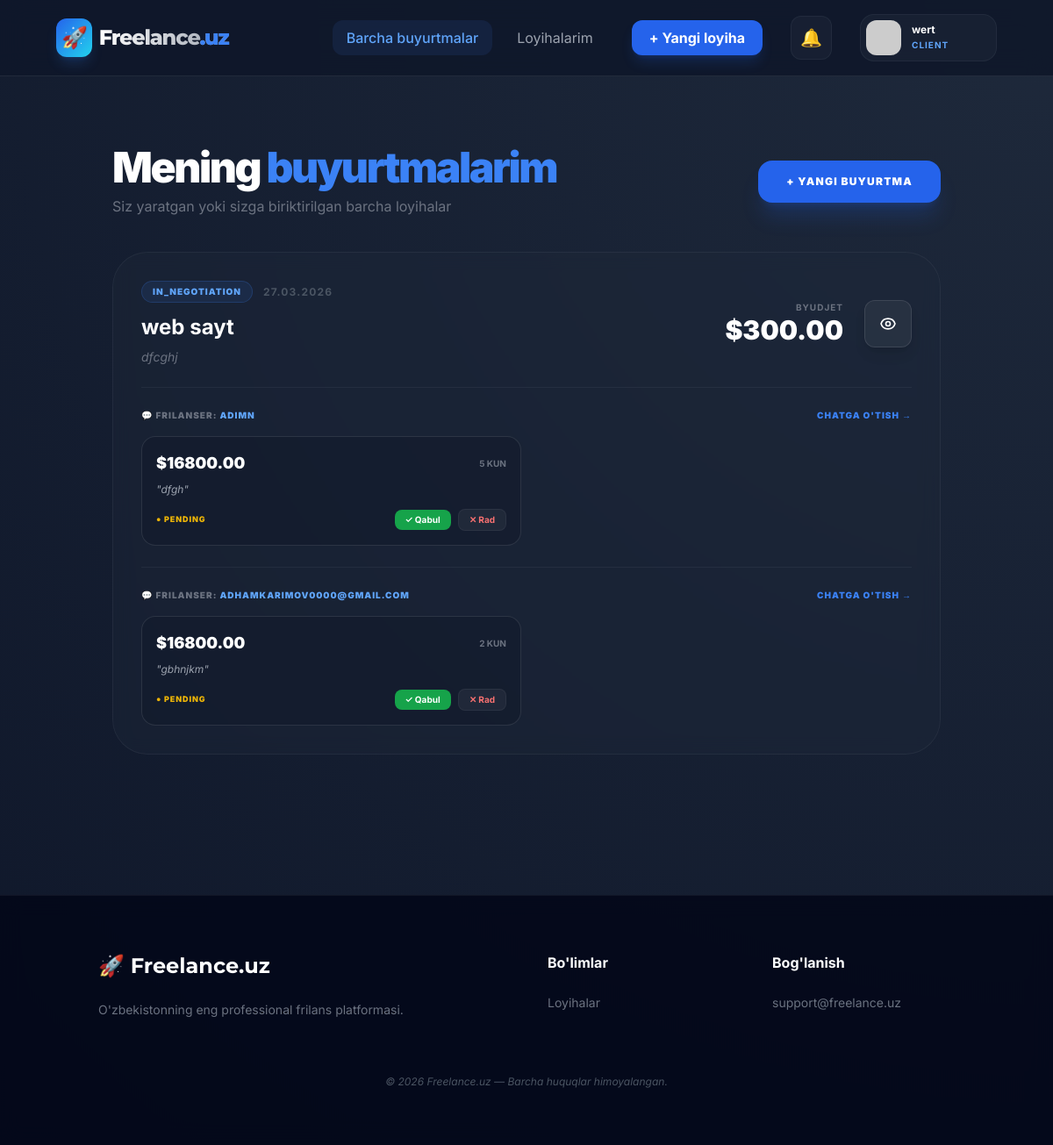
/my-orders/ (signed in), run on an earlier commit of the app's database.
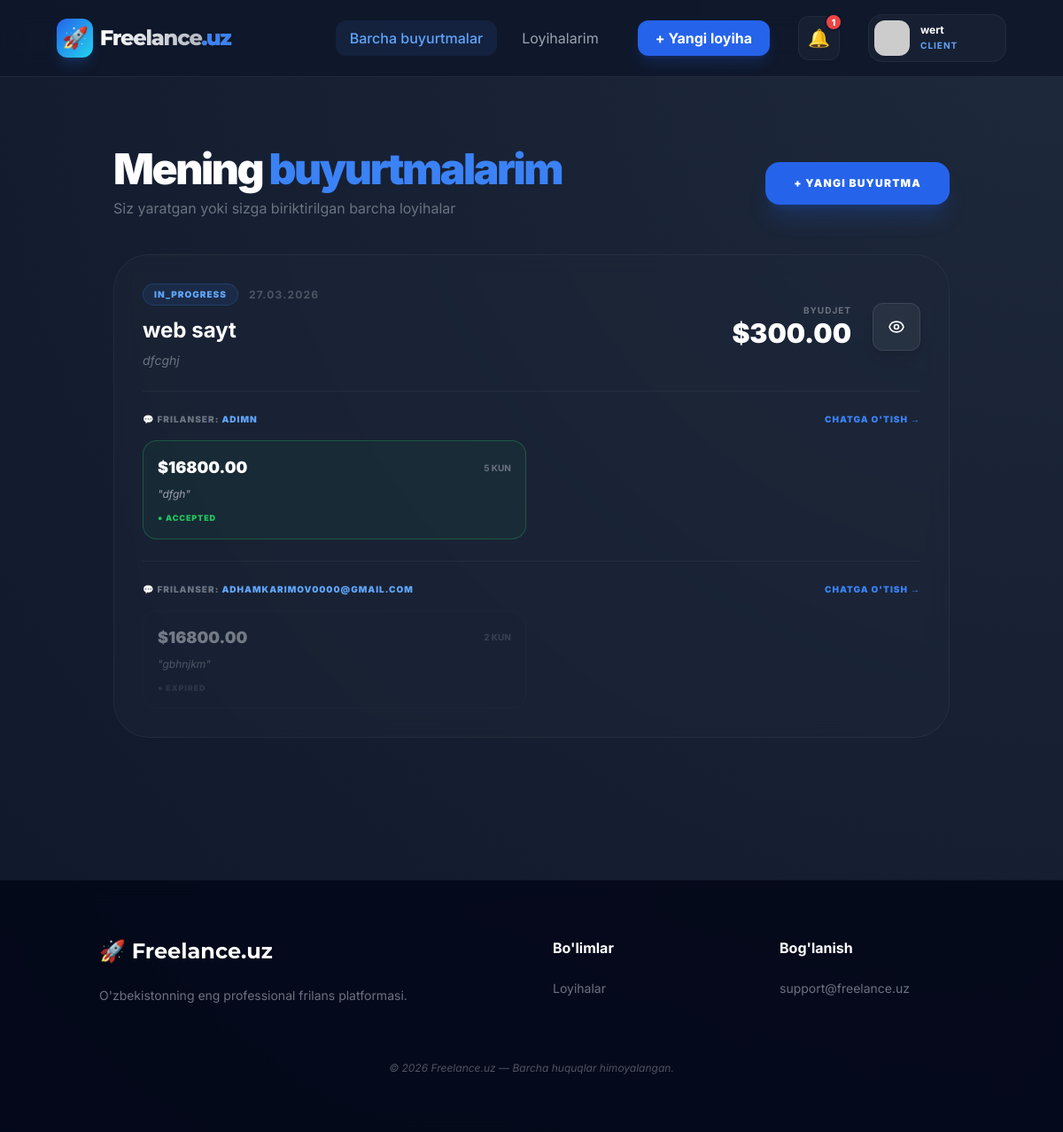
And on a later commit of the database.
### marketplace/models.py (models this page shows, shortened)
class Order(models.Model):
    class Status(models.TextChoices):
        OPEN           = 'OPEN',           'Ochiq'
        IN_NEGOTIATION = 'IN_NEGOTIATION', 'Kelishilmoqda'
        IN_PROGRESS    = 'IN_PROGRESS',    'Jarayonda'
        COMPLETED      = 'COMPLETED',      'Tugatilgan'
        DELAYED        = 'DELAYED',        'Kechikkan'
        CANCELLED      = 'CANCELLED',      'Bekor qilingan'
    client         = models.ForeignKey(
        settings.AUTH_USER_MODEL,
        on_delete=models.CASCADE,
        related_name='orders'
    )
    assigned_freelancer = models.ForeignKey(
        settings.AUTH_USER_MODEL,
        on_delete=models.SET_NULL,
        null=True, blank=True,
        related_name='assigned_orders'
    )
    title          = models.CharField(max_length=255)
    description    = models.TextField()
    initial_budget = models.DecimalField(max_digits=12, decimal_places=2)
    final_price    = models.DecimalField(max_digits=12, decimal_places=2, null=True, blank=True)
    status         = models.CharField(max_length=20, choices=Status.choices, default=Status.OPEN)
    deadline       = models.DateTimeField(null=True, blank=True)
    tags           = models.ManyToManyField(Tag, blank=True, related_name='orders')
    created_at     = models.DateTimeField(auto_now_add=True)
    updated_at     = models.DateTimeField(auto_now=True)
    class Meta:
        ordering = ['-created_at']

### chat/models.py (models this page shows, shortened)
class Offer(models.Model):
    class Status(models.TextChoices):
        PENDING  = 'PENDING',  'Kutilmoqda'
        ACCEPTED = 'ACCEPTED', 'Qabul qilindi'
        REJECTED = 'REJECTED', 'Rad etildi'
        EXPIRED  = 'EXPIRED',  "Muddati o'tgan"
    room           = models.ForeignKey(ChatRoom, on_delete=models.CASCADE, related_name='offers')
    sender         = models.ForeignKey(settings.AUTH_USER_MODEL, on_delete=models.CASCADE, related_name='sent_offers')
    proposed_price = models.DecimalField(max_digits=12, decimal_places=2)
    delivery_days  = models.PositiveIntegerField()
    message        = models.TextField(null=True, blank=True)
    status         = models.CharField(max_length=20, choices=Status.choices, default=Status.PENDING)
    created_at     = models.DateTimeField(auto_now_add=True)
    responded_at   = models.DateTimeField(null=True, blank=True)

### marketplace/views.py (the view)
# urls.py: path('my-orders/', views.MyOrdersView.as_view(), name='my_orders'),
class MyOrdersView(LoginRequiredMixin, View):
    def get(self, request):
        orders = Order.objects.filter(
            client=request.user
        ).prefetch_related(
            'chat_rooms__offers__sender'  # takliflarni oldindan yuklash
        ).order_by('-created_at')
        return render(request, 'marketplace/my_orders.html', {'orders': orders})

### notifications/templatetags/notification_tags.py (called while the page is built)
@register.simple_tag
def get_unread_notifications(user):
    return Notification.objects.filter(user=user, is_read=False).order_by('-created_at')[:10]

@register.simple_tag
def get_unread_count(user):
    return Notification.objects.filter(user=user, is_read=False).count()

### templates/marketplace/my_orders.html (shortened to what the changed rows need)
{% extends 'base.html' %}
{% block content %}
<div class="container mx-auto px-4 py-10 max-w-5xl">
    <div class="mb-10 flex flex-col md:flex-row md:items-center justify-between gap-6">
        <div>
            <h1 class="text-3xl md:text-5xl font-black text-white tracking-tighter">
                Mening <span class="text-blue-500">buyurtmalarim</span>
            </h1>
        </div>
    </div>
    <div class="grid grid-cols-1 gap-6">
        {% for order in orders %}
            <div class="glass-card p-6 md:p-8 rounded-[2.5rem] border border-white/5 hover:border-blue-500/30 transition-all group">
                <div class="flex flex-col lg:flex-row justify-between items-start lg:items-center gap-6">
                    <div class="flex-1">
                        <div class="flex items-center gap-3 mb-3">
                            <span class="px-3 py-1 rounded-full bg-blue-500/10 border border-blue-500/20 text-blue-400 text-[10px] font-black uppercase tracking-widest">
                                {{ order.status }}
                            </span>
                            <span class="text-gray-600 text-xs font-bold uppercase tracking-widest">{{ order.created_at|date:"d.m.Y" }}</span>
                        </div>
                        <h2 class="text-xl md:text-2xl font-bold text-white group-hover:text-blue-400 transition-colors mb-2">
                            {{ order.title }}
                        </h2>
                        <p class="text-gray-500 text-sm line-clamp-2 italic">
                            {{ order.description|truncatewords:20 }}
                        </p>
                    </div>
                    <div class="w-full lg:w-auto flex flex-col md:flex-row items-center gap-6 border-t lg:border-t-0 border-white/5 pt-6 lg:pt-0">
                        <div class="text-center md:text-right">
                            <p class="text-[10px] font-bold text-gray-500 uppercase tracking-widest">Byudjet</p>
                            <span class="text-3xl font-black text-white">${{ order.initial_budget }}</span>
                        </div>
                        <div class="flex items-center gap-2">
                            <a href="{% url 'marketplace:order_detail' order.id %}"
                               class="bg-white/5 border border-white/10 text-white p-4 rounded-xl hover:bg-blue-600 transition-all shadow-lg" title="Batafsil">
                            </a>
                        </div>
                    </div>
                </div>
                {% for room in order.chat_rooms.all %}
                    {% if room.offers.all %}
                    <div class="mt-6 pt-6 border-t border-white/5">
                        <div class="flex items-center justify-between mb-4">
                            <h3 class="text-[10px] font-black text-gray-500 uppercase tracking-widest">
                                💬 Frilanser:
                                <span class="text-blue-400">{{ room.freelancer.get_full_name|default:room.freelancer.username }}</span>
                            </h3>
                            <a href="{% url 'chat:room_detail' room.id %}"
                               class="text-[10px] font-black text-blue-500 hover:text-blue-400 uppercase tracking-widest transition-colors">
                                Chatga o'tish →
                            </a>
                        </div>
                        <div class="grid grid-cols-1 md:grid-cols-2 gap-3">
                            {% for offer in room.offers.all %}
                            <div class="p-4 rounded-2xl border transition-all
                                {% if offer.status == 'ACCEPTED' %}bg-green-500/5 border-green-500/30
                                {% elif offer.status == 'REJECTED' %}bg-red-500/5 border-red-500/20 opacity-60
                                {% elif offer.status == 'EXPIRED' %}bg-white/2 border-white/5 opacity-40
                                {% else %}bg-slate-900/40 border-white/10{% endif %}">
                                <div class="flex justify-between items-center mb-2">
                                    <span class="text-white font-black text-lg">${{ offer.proposed_price }}</span>
                                    <span class="text-gray-500 text-[10px] font-bold uppercase">{{ offer.delivery_days }} kun</span>
                                </div>
                                {% if offer.message %}
                                <p class="text-gray-400 text-xs italic mb-3 line-clamp-2">"{{ offer.message }}"</p>
                                {% endif %}
                                <div class="flex items-center justify-between">
                                    <span class="text-[9px] font-black uppercase tracking-widest
                                        {% if offer.status == 'ACCEPTED' %}text-green-500
                                        {% elif offer.status == 'REJECTED' %}text-red-400
                                        {% elif offer.status == 'EXPIRED' %}text-gray-600
                                        {% else %}text-yellow-500{% endif %}">
                                        ● {{ offer.status }}
                                    </span>
                                    {% if offer.status == 'PENDING' %}
                                    <div class="flex gap-2">
                                        <form method="POST" action="{% url 'chat:accept_offer' offer.id %}">
                                            <button class="bg-green-600 hover:bg-green-500 text-white px-3 py-1 rounded-lg text-[10px] font-bold transition-all">
                                                ✓ Qabul
                                            </button>
                                        </form>
                                        <form method="POST" action="{% url 'chat:reject_offer' offer.id %}">
                                            <button class="bg-white/5 hover:bg-red-500/20 text-red-400 px-3 py-1 rounded-lg text-[10px] font-bold transition-all border border-white/5">
                                                ✕ Rad
                                            </button>
                                        </form>
                                    </div>
                                    {% endif %}
                                </div>
                            </div>
                            {% endfor %}
                        </div>
                    </div>
                    {% endif %}
                {% endfor %}
            </div>
        {% endfor %}
    </div>
</div>
{% endblock %}

### templates/base.html (shortened to what the changed rows need)
<!DOCTYPE html>
<html lang="uz">
<head>
    <script src="https://cdn.tailwindcss.com"></script>
</head>
<body class="bg-[#0f172a]">
{% if request.user.is_authenticated %}
{% load notification_tags %}
{% get_unread_notifications request.user as unread_notifs %}
{% get_unread_count request.user as unread_count %}
{% endif %}
<nav class="glass-nav px-6 md:px-16 py-4 flex justify-between items-center sticky top-0 z-50">
    <div class="flex items-center gap-4 md:gap-8">
        {% if request.user.is_authenticated %}
            <div class="relative">
                <button onclick="toggleNotif()" class="p-2.5 rounded-xl bg-slate-800/50 hover:bg-slate-700 transition relative border border-white/5">
                    <span class="text-xl">🔔</span>
                    {% if unread_count > 0 %}
                    <span id="notifBadge" class="badge-pulse absolute -top-1 -right-1 bg-red-500 text-white text-[10px] font-black w-5 h-5 flex items-center justify-center rounded-full border-2 border-[#0f172a]">
                        {{ unread_count }}
                    </span>
                    {% endif %}
                </button>
            </div>
        {% endif %}
    </div>
</nav>
<main class="flex-grow">
    <div class="container mx-auto px-6 py-10">
        {% block content %}{% endblock %}
    </div>
</main>
</body>
</html>

What changed in the data, as far as the page shows it:
changed Order "web sayt": status "IN_NEGOTIATION" → "IN_PROGRESS"
changed Offer "dfgh": status "PENDING" → "ACCEPTED"; no longer shows "✓ Qabul ✕ Rad"
changed Offer "gbhnjkm": status "PENDING" → "EXPIRED"; no longer shows "✓ Qabul ✕ Rad"
Also different on the page:
{{ unread_count }}: (not shown) → "1"
